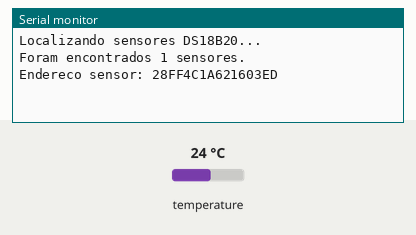
This sketch was run on a simulated Arduino Uno, built with avr-gcc and run on an emulated ATmega328P. Parts: the last lines printed to the serial monitor. Inputs (shaded band) come from the test bench; at power-on: temperature 24 °C. No radio packets arrive unless stated.

Above: at 1.2 s.
1.3 s: temperature set to 12 °C
At 4.9 s:
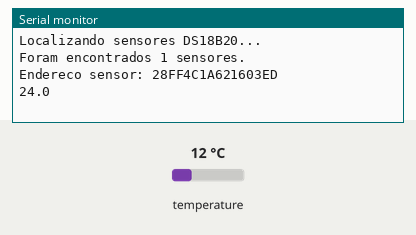
9.1 s: temperature set to 19 °C
At 12.4 s:
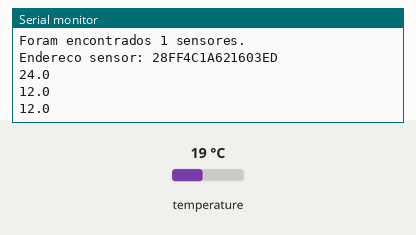
Timing chart, 0 to 13.9 s (numbered marks = the images above; inputs shaded):
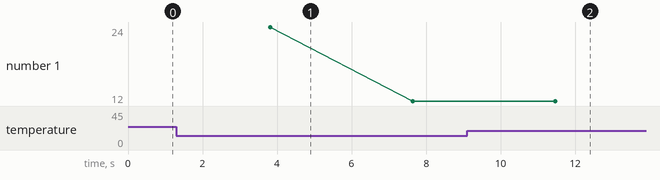

The sketch:

TRANSMISSOR_OK.ino
```cpp
#include <VirtualWire.h>
#include <OneWire.h>
#include <DallasTemperature.h>
// Porta do pino de sinal do DS18B20
#define ONE_WIRE_BUS 3
// Define uma instancia do oneWire para comunicacao com o sensor
OneWire oneWire(ONE_WIRE_BUS);
// Armazena temperaturas minima e maxima
float tempMin = 999;
float tempMax = 0;
DallasTemperature sensors(&oneWire);
DeviceAddress sensor1;
// Declarando pinos para transmissao (RF TX 433 MHz)
const int SENSOR = 3;//A0;
const int TX = 10;

void setup(void){
  Serial.begin(9600);
  sensors.begin();
  // Localiza e mostra enderecos dos sensores
  Serial.println("Localizando sensores DS18B20...");
  Serial.print("Foram encontrados ");
  Serial.print(sensors.getDeviceCount(), DEC);
  Serial.println(" sensores.");
  if (!sensors.getAddress(sensor1, 0))
     Serial.println("Sensores nao encontrados !");
  // Mostra o endereco do sensor encontrado no barramento
  Serial.print("Endereco sensor: ");
  mostra_endereco_sensor(sensor1);
  Serial.println();
  vw_set_tx_pin(TX);
  vw_set_ptt_inverted(true); // Requerido para DR3100
  vw_setup(2000); // Bits Parada
}

void mostra_endereco_sensor(DeviceAddress deviceAddress)
{
  for (uint8_t i = 0; i < 8; i++)
  {
    // Adiciona zeros se necessário
    if (deviceAddress[i] < 16) Serial.print("0");
    Serial.print(deviceAddress[i], HEX);
  }
}

void loop(){
  // Le a informacao do sensor
  sensors.requestTemperatures();
  float tempC = sensors.getTempC(sensor1);

  delay(3000);

  //Lendo e armazenando o valor da temperatura
  //Convertndo int para char
  int tempC1 = (int)tempC;
  int tempC2 = ((tempC - tempC1) * 100) ; // Pegar duas casas Decimais

  char SensorCharMsg[15];
  //itoa(tempC, SensorCharMsg,10);
  sprintf(SensorCharMsg, "%i.%i", tempC1,tempC2);
  Serial.println(SensorCharMsg);
  vw_send((uint8_t *)SensorCharMsg, strlen(SensorCharMsg));
  vw_wait_tx(); // Espera o envio da informacao
}
```

Measured:
- plotted number 1: 12 → 19 after the input at 9.1 s
